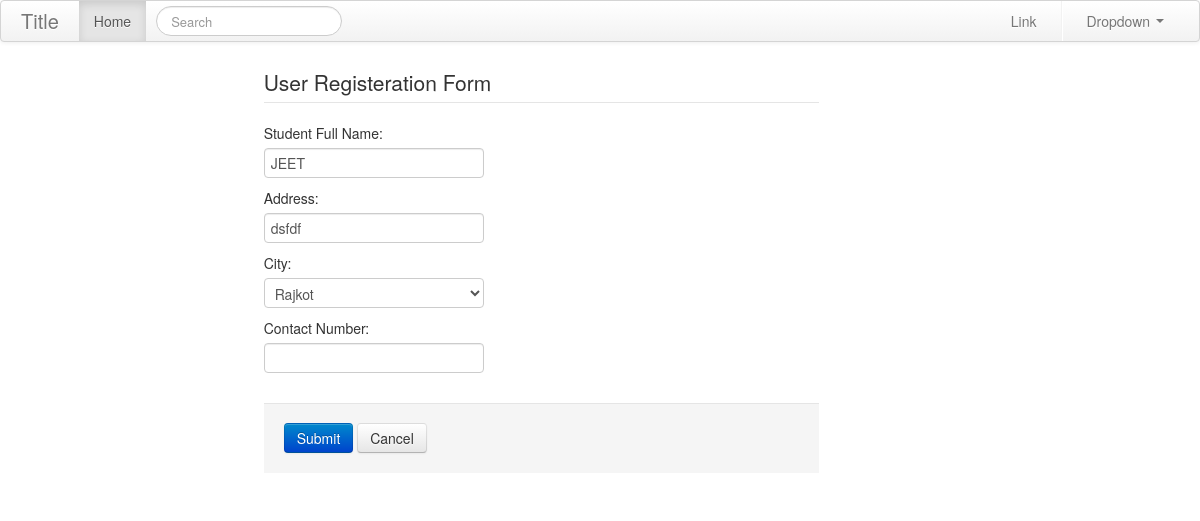
The page /about/3/ on the database its author committed.
### blog1/models.py (models this page shows, shortened)
class studInfo(models.Model):
    rno = models.AutoField(primary_key=True,verbose_name="Roll Number.")
    rname = models.CharField(max_length=150, verbose_name="Student Name")
    raddress = models.CharField( max_length=255, verbose_name="Address")
    rcity = models.CharField(default="Rajkot",choices=city,max_length=50,verbose_name="City")
    rphone = models.IntegerField(blank=True,null=True,verbose_name="Contact Number")
    class Meta:
        verbose_name = "Student Information"
        verbose_name_plural = "Student's Information"

### blog1/views.py (the view)
# urls.py: url(r'^about/(?P<rno>\d+)/$', views.about, name='about'),
def about(request,rno):
    instance = studInfo.objects.get(rno=rno)
    about_us_frm = dataForm(request.POST or None,instance=instance)
    if about_us_frm.is_valid():
        about_us_frm.save()
    context = {
        'title': 'About Us',
        'about_us_frm':about_us_frm,
        }
    return render(request, 'about.html',context )

### blog1/forms.py
class dataForm(forms.ModelForm):
    rname = forms.CharField(
        label="Student Full Name",
        max_length=150,
        min_length=10,
        required=True,
        error_messages={
            "required":"Name field is required",
            "min_length":"Please Input min 10 Characters"
            })
    class Meta:
        model = studInfo
        fields = '__all__'

### templates/about.html (shortened to what this page needs)
{% extends "main.html" %}
{% block content %}
<div class="container">
    <div class="row-fluid">
        <div class="span10">
            <div class="row-fluid">
                <div class="span3">
                </div>
                <div class="span7">
                    <legend> User Registeration Form </legend>
                    <form action="" method="POST">
                        <div class="controls">
                            {{ about_us_frm }}
                        </div>
                        <div class="form-actions">
                            <input type="submit" value="Submit" class="btn btn-primary">
                            <input type="reset" value="Cancel" class="btn">
                        </div>
                    </form>
                </div>
            </div>
        </div>
    </div>
</div>
<!DOCTYPE html>
<html lang="en">
<head>
</head>
<body>
</body>
</html>
{% endblock content %}

### rows shown on the page
studInfo: rname "JEET", raddress "dsfdf", rcity "Rajkot"
